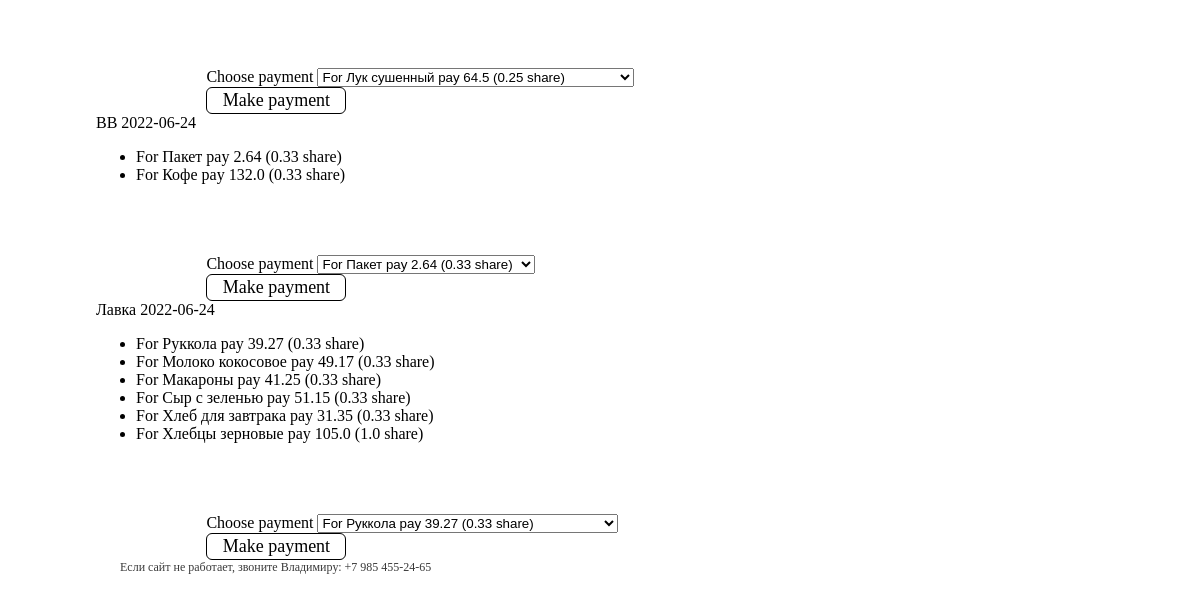
/users/pay/sonia (signed in, lower part), run on an earlier commit of the app's database.
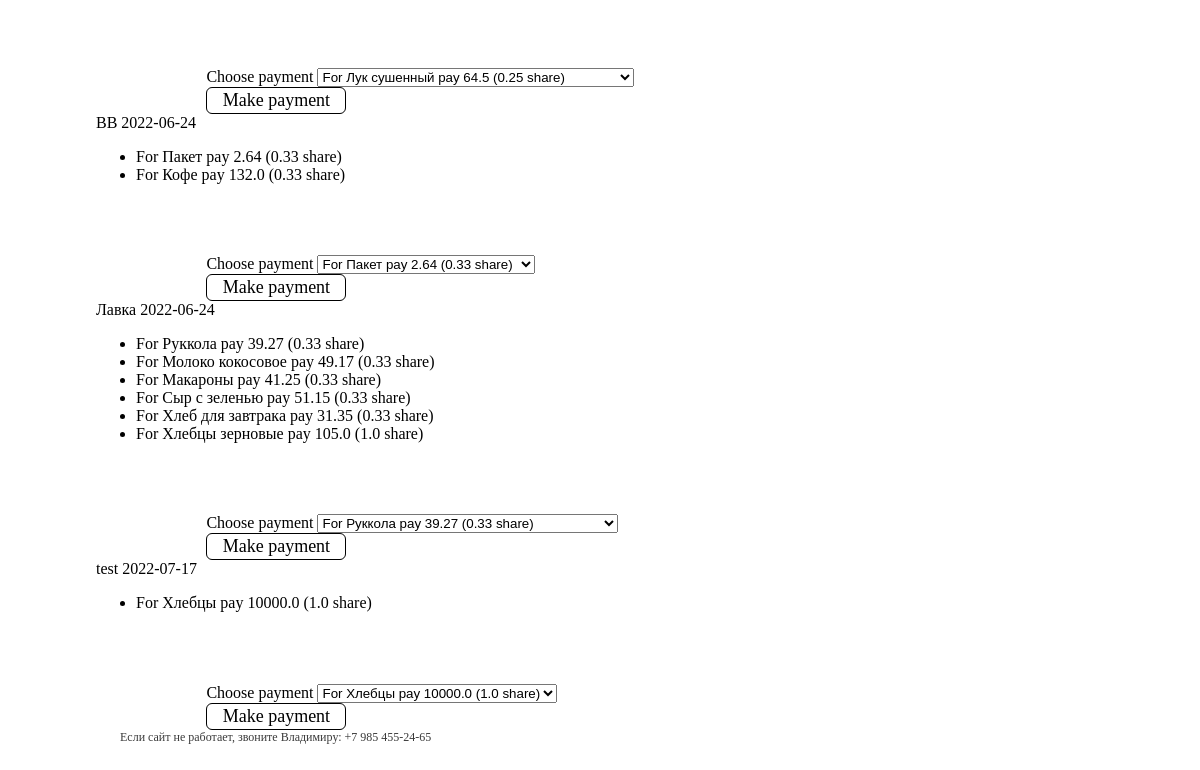
And on a later commit of the database.
### bills/models.py (models this page shows, shortened)
class Item(models.Model):
    name = models.CharField(max_length=500)
    amount = models.PositiveIntegerField()
    cost_per_exemplar = models.PositiveIntegerField()
    bill = models.ForeignKey(Bill, on_delete=models.CASCADE, related_name='items')
    def _get_cost_total(self):
        return self.amount*self.cost_per_exemplar
    cost_total = property(_get_cost_total)

class Item_Payment(models.Model):
    item = models.ForeignKey(Item, on_delete=models.CASCADE, related_name='payments')
    payer = models.ForeignKey(get_user_model(), on_delete=models.CASCADE, related_name='payers')
    paying_part = models.FloatField(editable = True, validators=[MinValueValidator(0.0), MaxValueValidator(1.0)])
    is_payed = models.BooleanField(editable = True, default = False)
    def _get_paying_amount(self):
        return round(self.paying_part*self.item.cost_per_exemplar*self.item.amount, 2)
    paying_amount = property(_get_paying_amount)
    def _get_lender(self):
        "Returns the lender of the bill where the item is on"
        return self.item.bill.lender
    lender = property(_get_lender)

### users/views.py (the view)
# urls.py: path('pay/<str:lender_username>', views.pay, name='pay'),
def pay(request, lender_username):
    user = request.user
    lender = get_user_model().objects.get(username = lender_username)
    bill_payment = []
    for bill in Bill.objects.filter(lender = lender).all():
        payments_lst = []
        bill_total = 0
        for item in Item.objects.filter(bill = bill).all():
            for payment in Item_Payment.objects.filter(item = item).filter(payer = user).filter(is_payed = False).all():
                payments_lst.append([payment.id, payment.item.name, payment.paying_amount, payment.paying_part])
                bill_total += payment.paying_amount
        if not (payments_lst == []):
            bill_payment.append([str(bill), bill_total, payments_lst])
    return render(request, 'users/pay.html', {
        'user': user,
        'lender': lender,
        'bill_payment': bill_payment
    })

### bills/models.py (called while the page is built)
    def __str__(self):
        return f'{self.name} {self.date}' #: {self.cost_total}rub'

### users/templates/users/pay.html (shortened to what this page needs)
{% extends 'users/layout.html' %}
{% block body %}
<div class="mainBox">
    {% if bill_payment %}
    <div>
        {% for bill, bill_total, payment in bill_payment %}
        <div class="subMainBox">
            <div style="width: 50%;">
                <l1 class="title">{{bill}}</l1>
                <div class="card">
                    <div class="card-body">
                        <ul class="list">
                            {% for payment_id, item_name, paying_amount, paying_part in payment %}
                            <li>For {{item_name}} pay {{paying_amount}} ({{paying_part}} share)</li>
                            {% endfor %}
                        </ul>
                    </div>
                </div>
            </div>
            <div class="paymentsBox" style="padding-left: 10%; padding-top: 5%;">
                <form action="{% url 'users:make_payment' lender.username %}" method="post">
                    <div class="form-group">
                        <label>Choose payment</label>
                        <select name="payment_id" class="form-control">
                            {% for payment_id, item_name, paying_amount, paying_part in payment %}
                            <option value="{{ payment_id }}">For {{item_name}} pay {{paying_amount}} ({{paying_part}}
                                share)</option>
                            {% endfor %}
                        </select>
                    </div>
                    <button type="submit" class="btn btn-primary">Make payment</button>
                </form>
            </div>
        </div>
        {% endfor %}
    </div>
    {% else %}
    <div>
        <l1>You have no payments</l1>
    </div>
    {% endif %}
</div>
{% endblock %}

What changed in the data, as far as the page shows it:
added Item: payment "Хлебцы"
added Item_Payment: payment "1.0"
Also different on the page:
new list line: "test 2022-07-17 For pay 10000.0 ( share) Choose payment For Хлебцы pay 10000.0 (1.0 share) Make payment"
